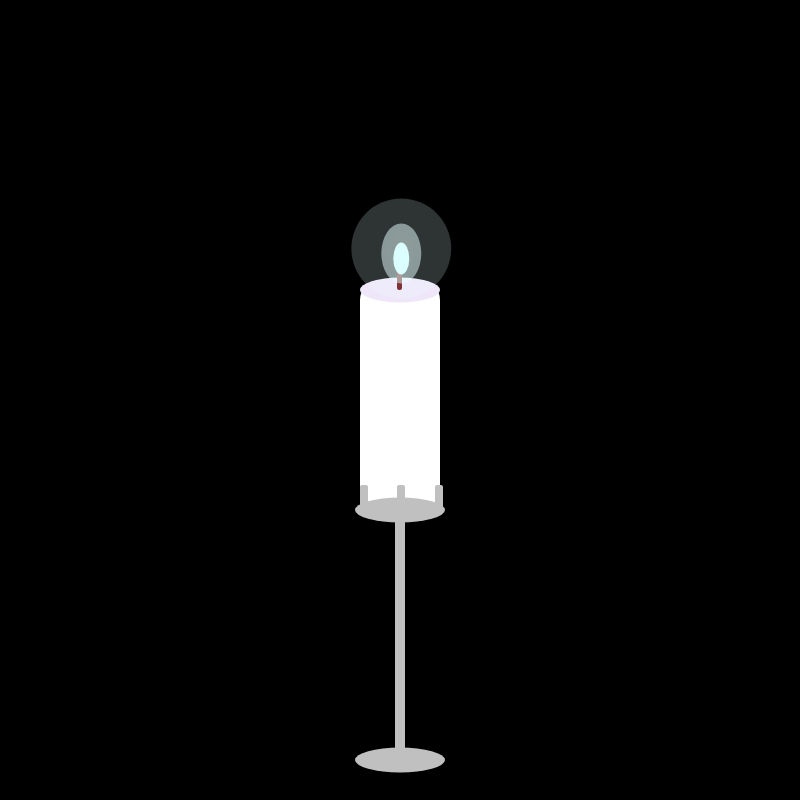
Frame 1 (no input)
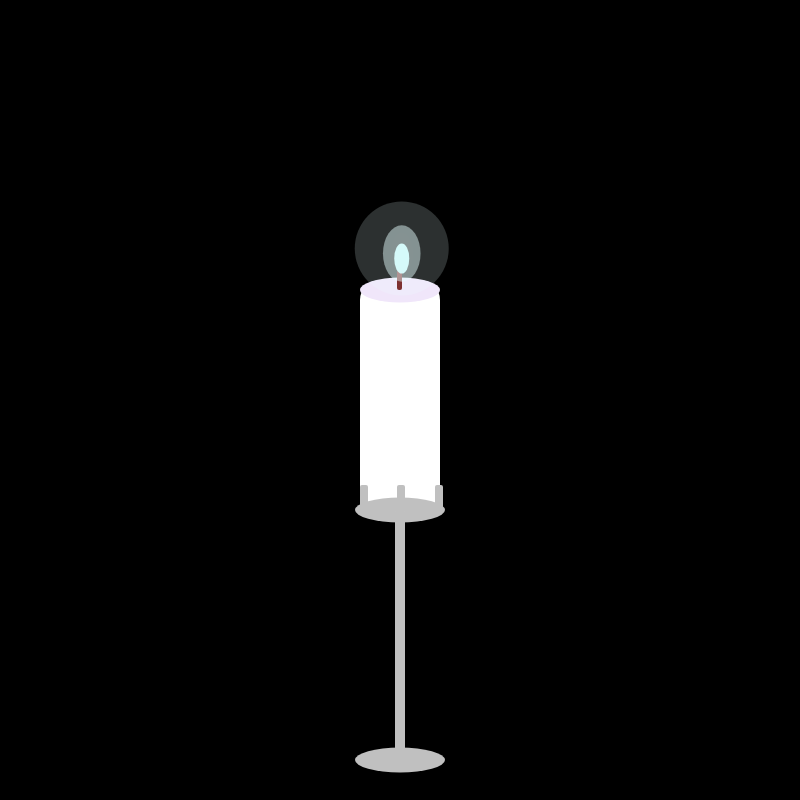
Frame 60 (no input)
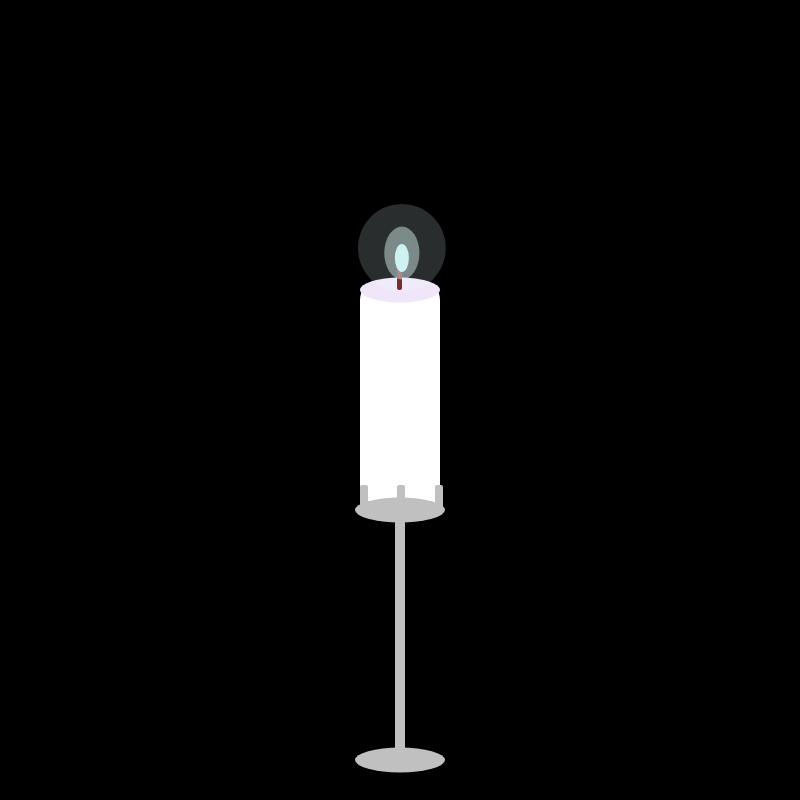
Frame 120 (the mouse pressed at the canvas centre since frame 60)

The p5.js sketch that drew these frames (run headless with seeded random() and noise() and a simulated clock; from frame 60 on, the mouse is pressed at the canvas centre):

// p5.js sketch
// ── sketch.js
// Midterm first draft 
// my word is fading - i wanted to create someting that felt like the fading of emotion, something strong slowly dying out.

let burn = 1;
let smokeParticles = [];



function setup() {
 // put setup code here
 createCanvas(800,800);
 noStroke();
}

function draw() {
  
 background (0);
  
  burn -= 0.001;       // this will allow the flame to slowly decrease =
  burn = max(burn,0);  //max chooses the largest value so it doesnt go negative
  
 drawCandle();
 drawFlame(width/2, height/2-20,burn);
 drawBase();
 
 if (burn < 0.25) {
  createSmoke(width/2, height/2-140);
  }
  
 updateSmoke();
 drawSmoke();
  
}

function drawCandle() {

  push(); // push pop act like a container for the draw style changes - like fill or scale
  
    translate(width/2, height/2); //translate changes the origin from (0,0) to (x,y) -> doing width/2 height/2 places the object in the center of the acreen and allows for the drawing to asapt even if the screen size changes. 

    fill(255,255,255);
    rect(-40,-120,80,240,20);

    fill(240,230,250);
    ellipse(0,-110,80,25);

    fill(100,0,0);
    rect(-3,-130,5,20,2);

    pop();

}

function drawBase() {
  
    push(); 
  
    translate(width/2, height/2 +210); 

    
    fill(192,192,192);
    ellipse(0,-100,90,25);
  
    rect(-5,-100,10,250,5);
    rect(-3,-125,8,25,2);
    rect(-40,-125,8,25,2);
    rect(35,-125,8,25,2);
  
    ellipse(0,150,90,25);


    pop();
  
}

function drawFlame(x,y,burnValue) {
  
  push();
    translate(x,y); 
   
    let size = map(burnValue,0,1,0,40); //map allows the decrease in burn to control the size of the flame layers, the original flame 10,40 is altered locally for each ellipse to allow the gradual change
    let alpha = map(burnValue, 0, 1, 0, 255); // alpha is the opacity - this allows for the opacity to react to the burn time so it gradually decreases in opacity and size
    
    if (size <= 0) { // when burn = 0 the flame will die out
    pop();
    return;
  } 
  
    let fx = random(-0.5,2); //creates movement in the flame vertically
    let fy = random(-2,0.5); //creates movement in the flame horizontally
    translate(fx,fy); // I want advice on how to make the flicker smoother - on p5 i saw there is a nosie function used to create a more organic transition because it works with smaller values but I'm not sure how to integrate it

  
    fill(200,255,255,alpha);
    ellipse(0,-120,size * 0.4,size *0.8);

    fill(230,255,255,alpha * 0.01);
    ellipse(0,-125,size * 0.6,size * 1.1,7);
  
    fill(230,255,255,alpha * 0.5);
    ellipse(0,-125,size ,size * 1.5 ,9);
  
    fill(230,255,255,alpha * 0.2);
    ellipse(0,-130,size *2.5,size *2.5,5);

pop();

  
}

function createSmoke(x,y){
  
  if(frameCount % 4 == 0){
    smokeParticles.push(new Smoke(x,y)); //this gradually creates more smoke particles in the array after the flame goes out
  }
  
}

function updateSmoke() {
  
  for(let p of smokeParticles){
      p.update(); } //smokeParticles is an array, p represents one smoke this updates each of the smokes in the array
  
  
}

function drawSmoke() {
  for(let p of smokeParticles){
    p.display(); //draws the indivdual particles p in relation the display method
  }
  
  
}

//oop + methods!

class Smoke{
  
  constructor(x,y) {
    
    this.x = x;
    this.y = y;
    
    this.vx = random(-0.5,2) //setting up velocity control
    this.vy = random(-0.5,-2) //used the same values as flicker but made y both negative so they go up
    
    this.size = random(10,20); // controls the size of particles
    this.life = 255; //life which control the duration of the particles
    
  }
  
   update(){ //updates for the display to then be drawn

    this.x += this.vx;
    this.y += this.vy;

    this.life -= 2;
    this.size += 0.05; 

  }

   display(){ //display is what is drawn

    fill(180,160,170,this.life*0.3);
    ellipse(this.x,this.y,this.size*1.3,this.size); //life decreasing which controls opacity so the particles die out

  }
  
// I want to have the smoke particles follow the mouse! Hoping to work on this for the critique

  
}
